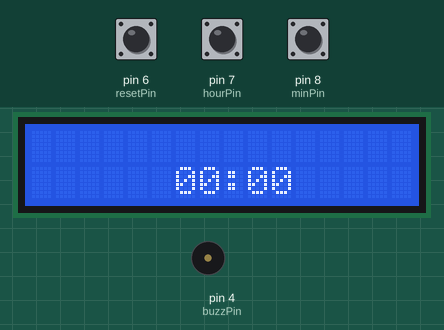
The sketch below on a simulated Arduino Uno, built with avr-gcc and run on an emulated ATmega328P. Parts: 16×2 character LCD, buzzer (waves = sounding, pin HIGH). The inputs (shaded band) are chosen by the test bench; at power-on: pin 7 (hourPin) HIGH, pin 8 (minPin) HIGH, pin 6 (resetPin) HIGH. What the sketch prints to the serial monitor is not drawn.

Above: at 1.2 s.
1.3 s: pin 7 (hourPin) pulled LOW for 1 s
At 3.5 s:
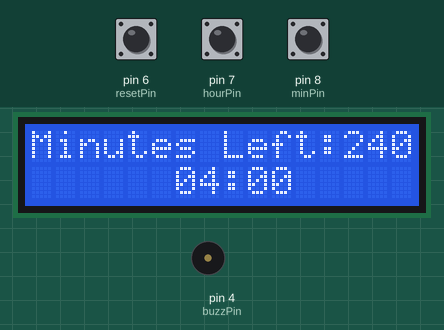
3.8 s: pin 8 (minPin) pulled LOW for 3.2 s
At 7.4 s:
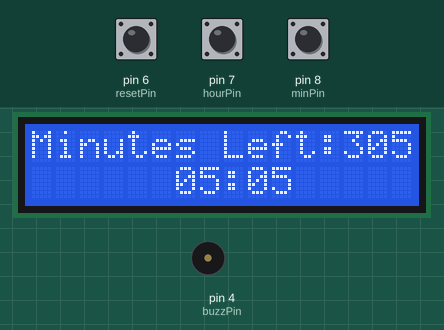
8.5 s: pin 7 (hourPin) pulled LOW for 0.15 s
At 9.6 s:
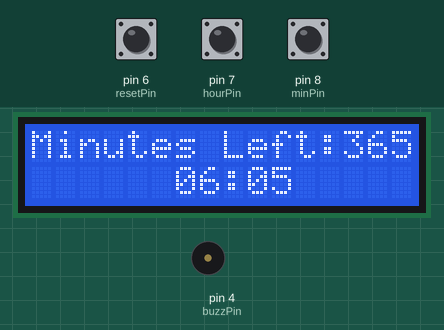
10.2 s: pin 8 (minPin) pulled LOW for 0.15 s
At 11.2 s:
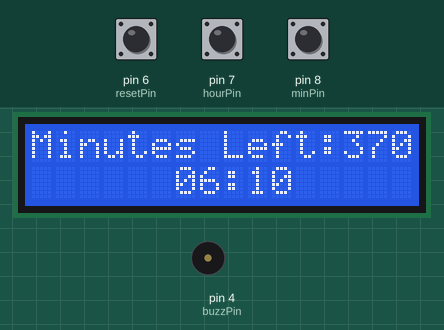
11.9 s: pin 6 (resetPin) pulled LOW for 0.15 s
At 12.8 s:
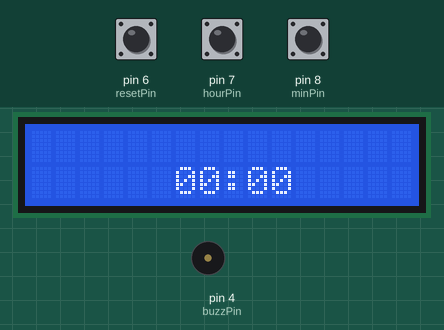
Timing chart, 0 to 14.5 s (numbered marks = the images above; inputs shaded):
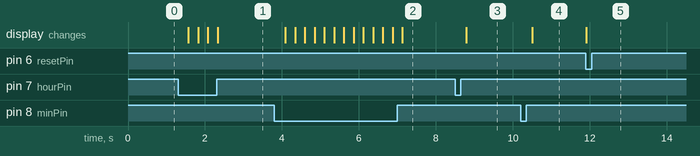

The sketch:

LcdTimerWithBuzzer.ino
```cpp
#include <LiquidCrystal.h>

const int rs = 3, en = 2, d4 = 10, d5 = 11, d6 = 12, d7 = 13;
LiquidCrystal lcd(rs, en, d4, d5, d6, d7);

const int hourPin = 7;
const int minPin = 8;
const int resetPin = 6;
const int buzzPin = 4;
const int contrastPin = A5;

int hourCount = 0;
int minCount = 0;

// Debounce variables
const int debounceDelay = 50;
unsigned long lastDebounceTime = 0;
boolean hourButtonPressed = false;
boolean minButtonPressed = false;
boolean resetButtonPressed = false;
boolean isTimer = false;

unsigned long startTime;

void setup() {
  pinMode(hourPin, INPUT_PULLUP);
  pinMode(minPin, INPUT_PULLUP);
  pinMode(resetPin, INPUT_PULLUP);
  pinMode(buzzPin, OUTPUT);
  pinMode(contrastPin, OUTPUT);

  lcd.begin(16, 2);
  lcd.setCursor(6, 1);

  Serial.begin(9600);
}

void loop() {
  analogWrite(contrastPin, 0);

  // Debounce buttons
  unsigned long currentMillis = millis();
  if (currentMillis - lastDebounceTime >= debounceDelay) {
    lastDebounceTime = currentMillis;

    int reading = digitalRead(hourPin);
    hourButtonPressed = (reading == LOW);

    reading = digitalRead(minPin);
    minButtonPressed = (reading == LOW);

    reading = digitalRead(resetPin);
    resetButtonPressed = (reading == LOW);
  }

  if (resetButtonPressed) {
    isTimer = false;
    hourCount = 0;
    minCount = 0;
    lcd.clear();
    lcd.setCursor(6, 1);
    lcd.print("00:00");
    digitalWrite(buzzPin, LOW);
  } else {
    if (hourButtonPressed) {
      isTimer = true;
      startTime = millis();
      hourCount++;
      if (hourCount >= 24) {
        hourCount = 0;
      }
      delay(250); // Add a small delay to prevent rapid button presses
    }

    if (minButtonPressed) {
      isTimer = true;
      startTime = millis();
      minCount += 5;
      if (minCount >= 60) {
        minCount = 0;
        hourCount++;
        if (hourCount >= 24) {
          hourCount = 0;
        }
      }
      delay(250); // Add a small delay to prevent rapid button presses
    }

    // Format time and display
    lcd.setCursor(6, 1);
    lcd.print(hourCount < 10 ? "0" : "");
    lcd.print(hourCount);
    lcd.print(":");
    lcd.print(minCount < 10 ? "0" : "");
    lcd.print(minCount);
  }


  if(isTimer && countdown(minCount, hourCount)){
    digitalWrite(buzzPin, HIGH);
  }

  // Serial.println(startTime);
}

boolean countdown(int minutes, int hours){

  unsigned long seconds = (millis() - startTime) /1000;
  int minutesTarget = minutes + (hours * 60); //Total number of minutes to reach
  minutes = seconds / 60; //minutes after starting the timer

  if(isTimer = true){

    minutesTarget -= minutes;

    lcd.setCursor(0,0);
    lcd.print("Minutes Left:");
    lcd.print(minutesTarget);

    Serial.println(minutesTarget);

    return minutesTarget == 0 ? true : false;
  }

  return false;
}
```

Measured:
- after the input at 1.3 s, the display: first changes after 0.27 s (image 1 shows a later state)
- after the input at 3.8 s, the display: first changes after 0.29 s (image 2 shows a later state)
- after the input at 8.5 s, the display: changes after 0.29 s (image 3)
- after the input at 10.2 s, the display: changes after 0.30 s (image 4)
- after the input at 11.9 s, the display: changes at once (image 5)
